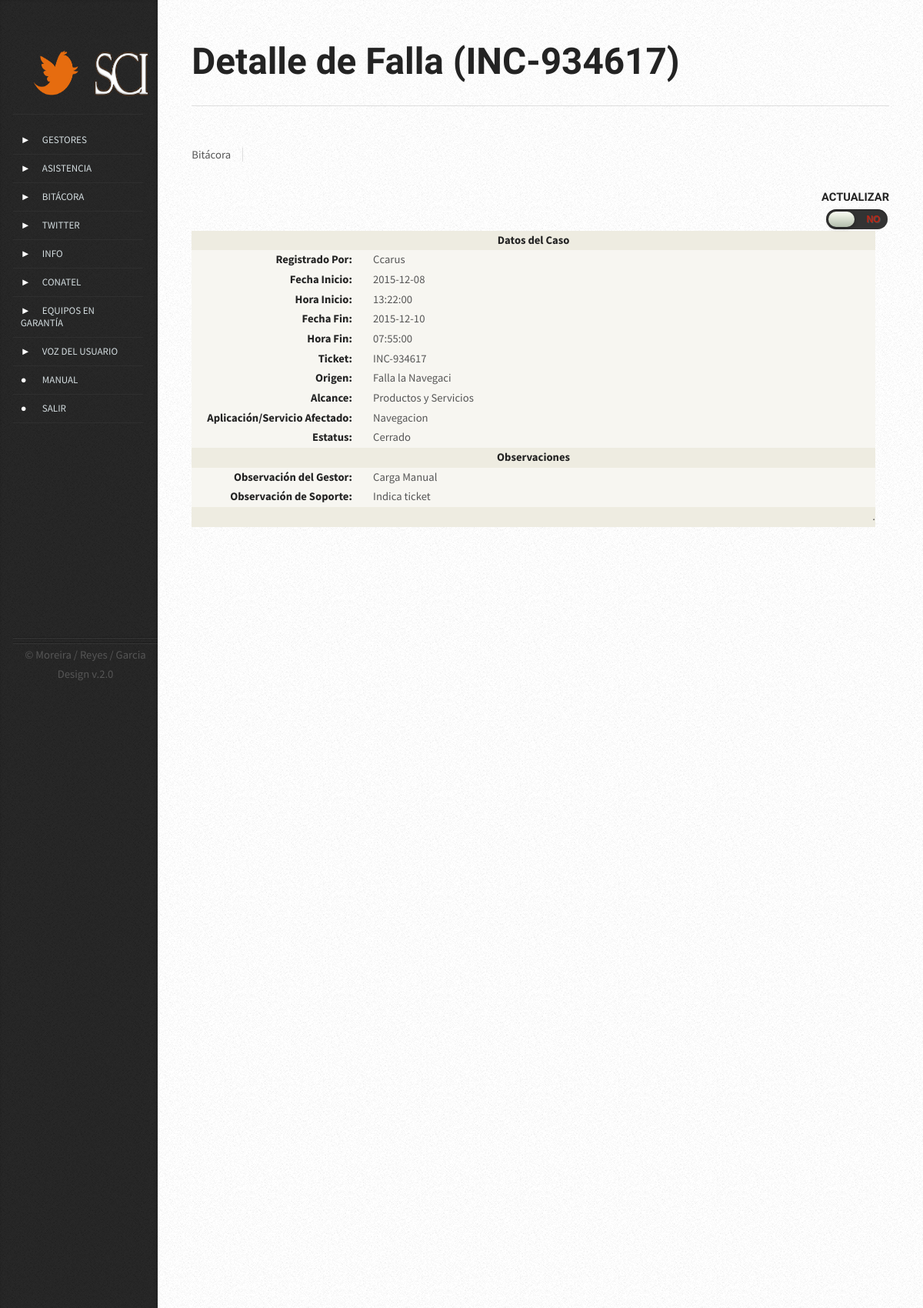
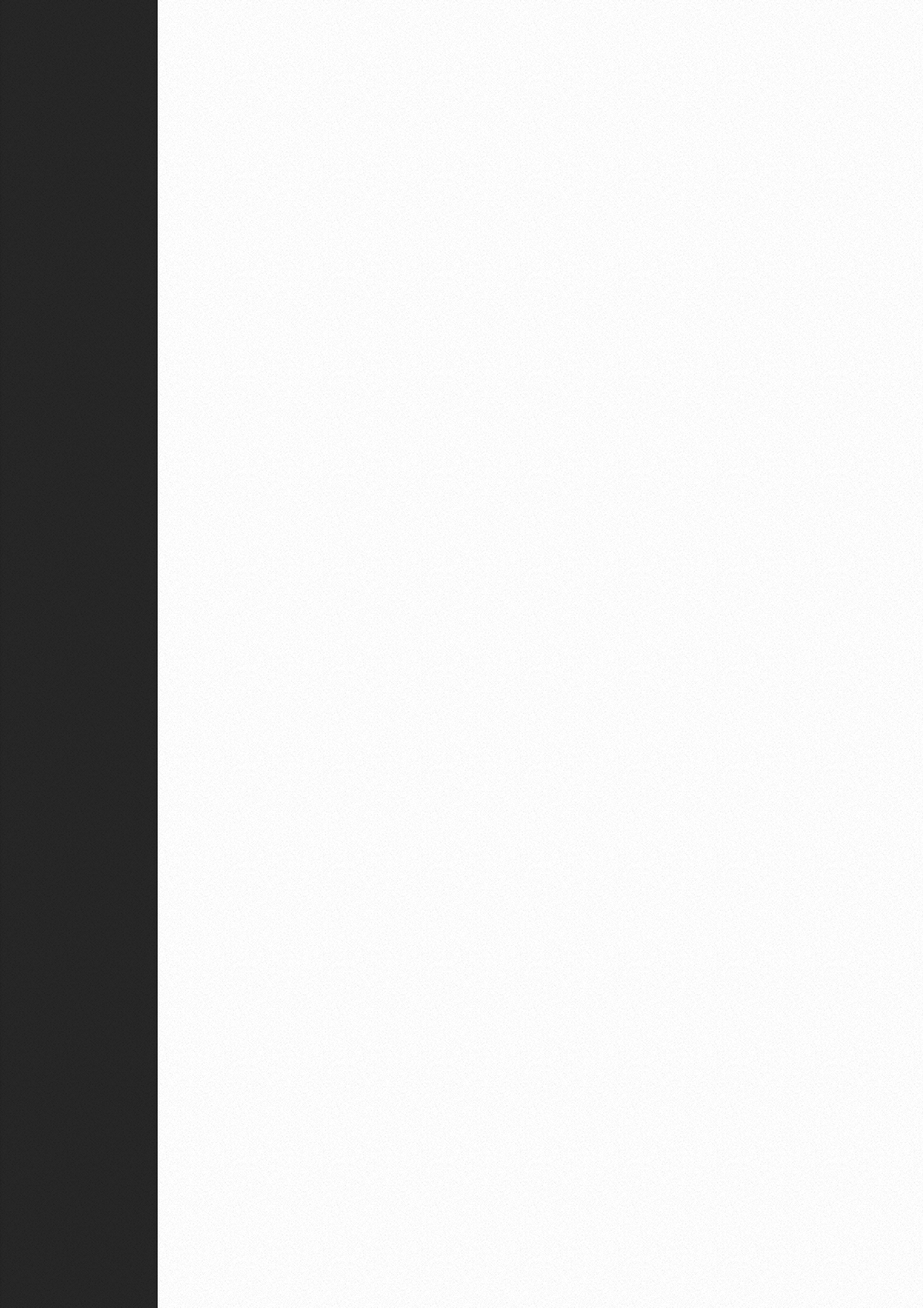
The app's page /vista/detalle_falla.php?caso=92 (signed in, upper part) with its own data (2 pictures, top to bottom).
### tables this page shows
CREATE TABLE `bitacora` (
  `bit_id` smallint(5) unsigned NOT NULL AUTO_INCREMENT,
  `bit_gestor` varchar(30) DEFAULT NULL,
  `bit_tick` varchar(30) DEFAULT NULL,
  `bit_orig` varchar(100) DEFAULT NULL,
  `bit_fechaini` date DEFAULT NULL,
  `bit_horini` time DEFAULT NULL,
  `bit_fechafin` date DEFAULT NULL,
  `bit_horfin` time DEFAULT NULL,
  `bit_alca` text NOT NULL,
  `bit_afect` varchar(100) DEFAULT NULL,
  `bit_estatus` varchar(30) DEFAULT NULL,
  `bit_obsersop` text,
  `bit_obserges` text,
  PRIMARY KEY (`bit_id`)
);

### modelo/mod_bitacora.php (called while the page is built, shortened)
<?php
class bitacora{
		public function buscar($bit_id, $mysqlconn){
			$query= "SELECT * FROM bitacora WHERE bit_id=$bit_id";
			$consulta= mysqli_query($mysqlconn, $query) or die ("Consulta Errónea: ".mysqli_error($mysqlconn));
			if($consulta){
				return ($consulta);
				}
			}
}
?>

### vista/detalle_falla.php (the view, shortened to what this page needs)
<?php
$bit_id= $_GET['caso'];
		$conexion = new Connex();
		$mysqlconn= $conexion->conectar();
					require("../modelo/mod_bitacora.php");
					$consulta= new bitacora();
					$listar=$consulta-> buscar ($bit_id, $mysqlconn);
					if(mysqli_num_rows($listar)>=0){
 $row= mysqli_fetch_array($listar, MYSQLI_ASSOC);
 $bit_id=$row["bit_id"];
 $bit_gestor=$row["bit_gestor"];
 $bit_tick=$row["bit_tick"];
 $bit_orig=$row["bit_orig"];
 $bit_fechaini=$row["bit_fechaini"];
 $bit_horini=$row["bit_horini"];
 $bit_fechafin=$row["bit_fechafin"];
 $bit_horfin=$row["bit_horfin"];
 $bit_alca=$row["bit_alca"];
 $bit_afect=$row["bit_afect"];
 $bit_estatus=$row["bit_estatus"];
 $bit_obsersop=$row["bit_obsersop"];
 $bit_obserges=$row["bit_obserges"];
?>
    <link rel="stylesheet" href="css/style.css" />
	</head>
	<body class="left-sidebar">
			<div id="wrapper">
					<div id="content">
						<div class="inner">
								<article class="box post post-excerpt">
									<header>
									  <h2>Detalle de Falla (<?php echo $bit_tick?>) </h2>
									  <hr>
									</header>
									<div class="info">
										<span class="date"><span class="month">Bitácora</span>
										<ul class="stats">
										</ul>
									</div>
									<form align="right">
                                      <label>ACTUALIZAR</label>
                                      <div class="slideThree">
									  <label for="slideThree"></label>
									  </div>
                                    </form>
									<form id="actualizar" method="post" action="../controlador/con_actbitacora.php?id=<?php echo $bit_id;?>">
									<table id=consultacaso border="1" align="left" width="54%" height="80%">
 <tr>
   <td colspan="4" bgcolor="#eeece1"><div align="center"><strong>Datos del Caso </strong></div></td>
   </tr>
 <tr>
 <td width="23%" bgcolor="#f7f6f1"><div align="right"><strong>Registrado Por: </strong></div></td>
 <td width="3%" bgcolor="#f7f6f1">&nbsp;</td>
 <td width="44%" bgcolor="#f7f6f1"><?php echo $bit_gestor;?></td>
 <td width="28%" bgcolor="#f7f6f1">&nbsp;</td>
 </tr>
 <tr>
 <td bgcolor="#f7f6f1"><div align="right"><strong>Fecha Inicio:</strong></div></td>
 <td bgcolor="#f7f6f1">&nbsp;</td><input type="hidden" name="numcas" value=<?php echo $bit_fechaini;?>>
 <td bgcolor="#f7f6f1" name=""><?php echo $bit_fechaini;?></td>
 <td bgcolor="#f7f6f1">&nbsp;</td>
 </tr>
 <tr>
 <td bgcolor="#f7f6f1"><div align="right"><strong>Hora Inicio:</strong></div></td>
 <td bgcolor="#f7f6f1">&nbsp;</td><input type="hidden" name="numcas" value=<?php echo $bit_horini;?>>
 <td bgcolor="#f7f6f1" name=""><?php echo $bit_horini;?></td>
 <td bgcolor="#f7f6f1">&nbsp;</td>
 </tr>
 <tr>
 <td bgcolor="#f7f6f1"><div align="right"><strong>Fecha Fin:</strong></div></td>
 <td bgcolor="#f7f6f1">&nbsp;</td>
 <td bgcolor="#f7f6f1"><?php echo $bit_fechafin;?></td>
 <td bgcolor="#f7f6f1"></td>
 </tr>
  <tr>
 <td bgcolor="#f7f6f1"><div align="right"><strong>Hora Fin:</strong></div></td>
 <td bgcolor="#f7f6f1">&nbsp;</td>
 <td bgcolor="#f7f6f1"><?php echo $bit_horfin;?></td>
 <td bgcolor="#f7f6f1"></td>
 </tr>
 <tr>
 <td bgcolor="#f7f6f1"><div align="right"><strong>Ticket:</strong></div></td>
 <td bgcolor="#f7f6f1">&nbsp;</td>
 <td bgcolor="#f7f6f1"><?php echo $bit_tick?></td>
 <td bgcolor="#f7f6f1"></td>
 </tr>
 <tr>
 <td bgcolor="#f7f6f1"><div align="right"><strong>Origen:</strong></div></td>
 <td bgcolor="#f7f6f1">&nbsp;</td>
 <td bgcolor="#f7f6f1"><?php echo $bit_orig;?></td>
 <td bgcolor="#f7f6f1">&nbsp;</td>
 </tr>
 <tr>
   <td bgcolor="#f7f6f1"><div align="right"><strong>Alcance:</strong></div></td>
   <td bgcolor="#f7f6f1">&nbsp;</td>
   <td bgcolor="#f7f6f1"><?php echo $bit_alca;?></td>
   <td bgcolor="#f7f6f1">
 </tr>
 <tr>
   <td bgcolor="#f7f6f1"><div align="right"><strong>Aplicación/Servicio Afectado:</strong></div></td>
   <td bgcolor="#f7f6f1">&nbsp;</td>
   <td bgcolor="#f7f6f1"><?php echo $bit_afect;?></td>
   <td bgcolor="#f7f6f1">
 </tr>
 <tr>
 <td bgcolor="#f7f6f1"><div align="right"><strong>Estatus:</strong></div></td>
 <td bgcolor="#f7f6f1">&nbsp;</td>
 <td bgcolor="#f7f6f1"><?php echo $bit_estatus;?></td>
 <td bgcolor="#f7f6f1">
</td>
  <tr>
   <td colspan="4" bgcolor="#eeece1"><div align="center"><strong>Observaciones</strong></div></td>
   </tr>
 <tr>
 <td bgcolor="#f7f6f1"><div align="right"><strong>Observación del Gestor:</strong></div></td>
 <td bgcolor="#f7f6f1">&nbsp;</td>
 <td bgcolor="#f7f6f1"><?php echo $bit_obserges;?></td>
 <td bgcolor="#f7f6f1">&nbsp;
</td>
<td width="2%"></td>
 </tr>
 <tr>
   <td bgcolor="#f7f6f1"><div align="right"><strong>Observación de Soporte:</strong></div></td>
   <td bgcolor="#f7f6f1">&nbsp;</td>
   <td bgcolor="#f7f6f1"><?php  echo $bit_obsersop;  ?></td>
   <td bgcolor="#f7f6f1">&nbsp;
</td>
 </tr>
 <tr>
 <td colspan="4" bgcolor="#eeece1"><div align="right" class="style1">.</div></td>
 </tr>
 <tr>
 <td >&nbsp;</td>
 <td >&nbsp;</td>
 <td>
   <div id="bot" style="display:none" align="right">
<td bgcolor=>&nbsp;</td>
</div>
</td>
 </tr>
 </table>
		</form>
	                        </article>
						</div>
					</div>
	<?php
require ("menu.php");
?>
					</div>
</body>
<?php }?>

### vista/css/style.css (style rules this page uses)
.slideThree { width: 80px; height: 26px; background: #333; margin: 2px auto; margin-left: 91%; -webkit-border-radius: 50px; -moz-border-radius: 50px; border-radius: 50px; position: relative; -webkit-box-shadow: inset 0px 1px 1px rgba(0,0,0,0.5), 0px 1px 0px rgba(255,255,255,0.2); -moz-box-shadow: inset 0px 1px 1px rgba(0,0,0,0.5), 0px 1px 0px rgba(255,255,255,0.2); box-shadow: inset 0px 1px 1px rgba(0,0,0,0.5), 0px 1px 0px rgba(255,255,255,0.2); }
.slideThree:after { content: 'NO'; font: 12px/26px Arial, sans-serif; color: #bd2514 ; position: absolute; right: 10px; z-index: 0; font-weight: bold; text-shadow: 1px 1px 0px rgba(255,255,255,.15); }
.slideThree:before { content: 'SI'; font: 12px/26px Arial, sans-serif; color: #00bf00; position: absolute; left: 10px; z-index: 0; font-weight: bold; }
.slideThree label { display: block; width: 34px; height: 20px; -webkit-border-radius: 50px; -moz-border-radius: 50px; border-radius: 50px; -webkit-transition: all .4s ease; -moz-transition: all .4s ease; -o-transition: all .4s ease; -ms-transition: all .4s ease; transition: all .4s ease; cursor: pointer; position: absolute; top: 3px; left: 3px; z-index: 1; -webkit-box-shadow: 0px 2px 5px 0px rgba(0,0,0,0.3); -moz-box-shadow: 0px 2px 5px 0px rgba(0,0,0,0.3); box-shadow: 0px 2px 5px 0px rgba(0,0,0,0.3); background: #fcfff4; background: -webkit-linear-gradient(top, #fcfff4 0%, #dfe5d7 40%, #b3bead 100%); background: -moz-linear-gradient(top, #fcfff4 0%, #dfe5d7 40%, #b3bead 100%); background: -o-linear-gradient(top, #fcfff4 0%, #dfe5d7 40%, #b3bead 100%); background: -ms-linear-gradient(top, #fcfff4 0%, #dfe5d7 40%, #b3bead 100%); background: linear-gradient(top, #fcfff4 0%, #dfe5d7 40%, #b3bead 100%); filter: progid:DXImageTransform.Microsoft.gradient( startColorstr='#fcfff4', endColorstr='#b3bead',GradientType=0 ); }
body { background-color: #e8e8e8; background-image: url('images/bg02.png'); }
body,input,textarea,select { font-family: 'Source Sans Pro', sans-serif; font-weight: 400; color: #565656; }
strong, b { font-weight: 700; color: #232323; }
h2,h3,h4,h5,h6 { font-family: 'Open Sans Condensed', sans-serif; font-weight: 700; color: #232323; }
hr { border: 0; border-top: solid 1px #ddd; padding: 1.5em 0 0 0; margin: 1.75em 0 1.3em 0; }
p, ul, ol, dl, table { margin-bottom: 1em; }
table { width: 100%; height: 2%; }
#actualizar { height: 1em; }
form label { font-family: 'Open Sans Condensed', sans-serif; font-weight: 700; color: #232323; margin: 0 0 0.75em 0; }
header { margin: 0 0 2em 0; }
section, article { margin-bottom: 3em; }
section > :last-child, article > :last-child { margin-bottom: 0; }
section:last-child, article:last-child { margin-bottom: 0; }
.box.post { position: relative; }
.box.post .info .stats { margin: 0; cursor: default; }
#wrapper { position: relative; }
#content { position: relative; background-color: #fff; background-image: url('images/bg02.png'); }
#content > .inner { position: relative; z-index: 1; }

### vista/css/style-desktop.css (style rules this page uses)
body { height: 100%; }
body,input,textarea,select { line-height: 1.75em; }
h2 { font-size: 1.5em; }
#content { box-shadow: 0 0 0.25em 0em rgba(0,0,0,0.25); }
#content > .inner { max-width: 1038px; padding-bottom: 2em; }

### vista/css/style-narrow.css (style rules this page uses)
body { min-width: 1000px; }
body,input,textarea,select { font-size: 11pt; }
.box.post h2 { font-size: 3.25em; line-height: 1.25em; }
.box.post header { padding: 1.5em 0 0 0; margin: 0 0 3em 0; }
.box.post .info { width: 100%; padding: 1em 0 0 0; position: relative; top: -2em; }
.box.post .info .date { display: inline; }
.box.post .info .stats { display: inline; border-left: solid 1px #ddd; margin-left: 1em; padding-left: 1em; }
#content { padding: 2em 3em 6em 3em; }
body.left-sidebar #content { margin-left: 14em; }

### records on screen
bitacora: bit_tick "INC-934617", bit_gestor "Ccarus", bit_fechaini "2015-12-08", bit_horini "13:22:00", bit_fechafin "2015-12-10", bit_horfin "07:55:00", bit_orig "Falla la Navegaci", bit_alca "Productos y Servicios", bit_afect "Navegacion", bit_estatus "Cerrado", bit_obserges "Carga Manual", bit_obsersop "Indica ticket"
